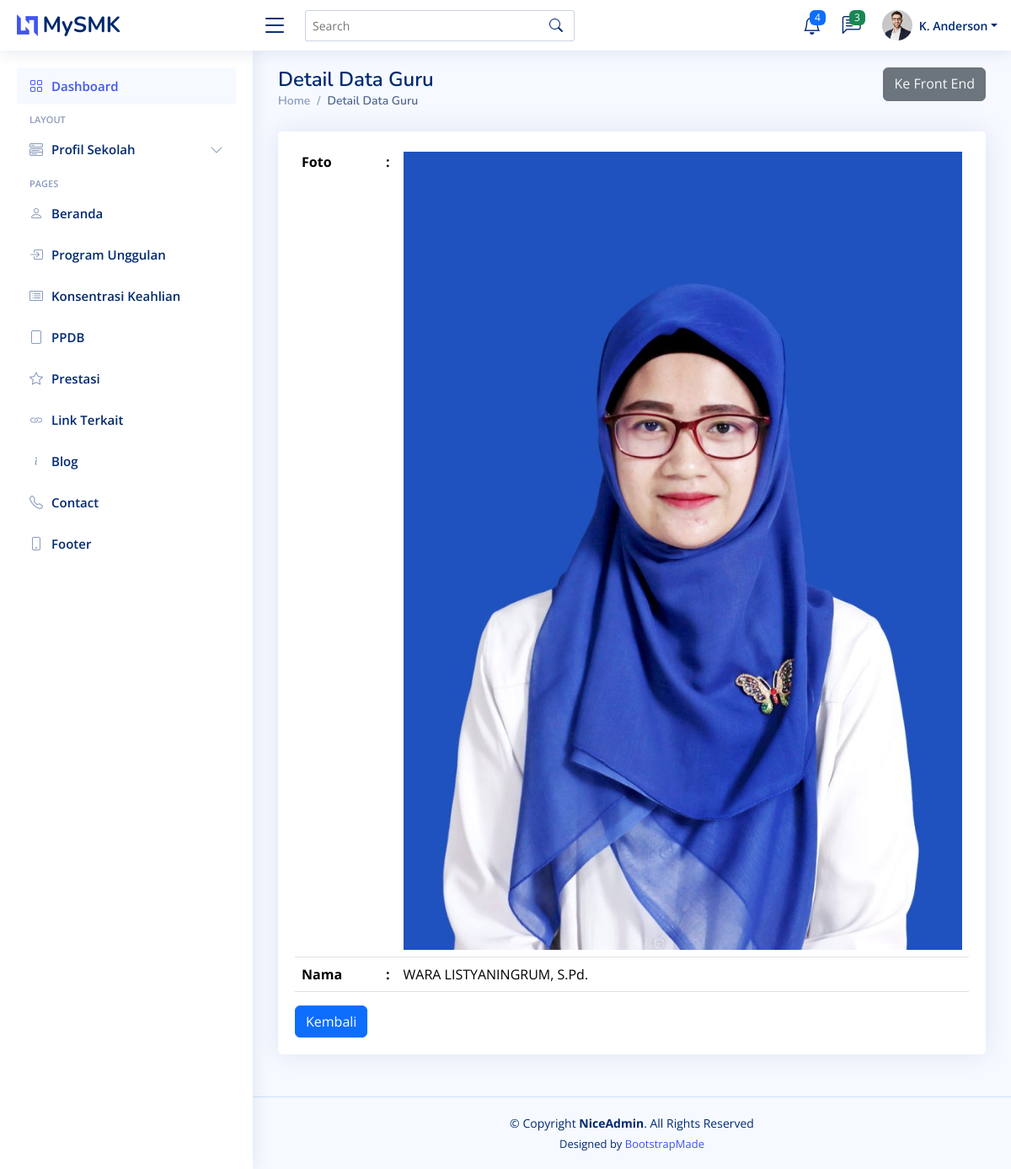
Page /backend/pages/guru/detail.php?id=1 on the committed database.
### tables this page shows
CREATE TABLE `tb_guru` (
  `id` int(11) NOT NULL,
  `foto` text NOT NULL,
  `nama` text NOT NULL
);

### backend/actions/guru/show.php (called while the page is built, shortened)
<?php
$id = $_GET['id'];
$query = "SELECT * FROM `tb_guru` WHERE id=$id";
$result = $connect->query($query);
$guru = $result->fetch_object();

### backend/pages/guru/detail.php (the view, shortened to what this page needs)
<?php include "../../components/head.php" ?>
<body>
  <?php include "../../components/header.php" ?>
  <?php include "../../components/sidebar.php" ?>
  <?php include "../../components/breadcrumb.php" ?>
  <div class="row">
    <div class="col-12">
      <div class="card">
        <div class="card-body mt-3">
          <table class="table">
            <tbody>
            <?php include "../../actions/guru/show.php" ?>
              <tr>
                <th style="width: 100px;">Foto</th>
                <th style="width: 10px;">:</th>
                <td><img src="../../../storages/images/guru/<?= $guru->foto ?>" alt="foto"
                style="width: 100%;" onerror="this.style.display='none'"></td>
              </tr>
              <tr>
                <th>Nama</th>
                <th>:</th>
                <td><?= $guru->nama ?></td>
              </tr>
            </tbody>
          </table>
          <a href="../guru" class="btn btn-primary">Kembali</a>
        </div>
      </div>
    </div>
  </div>
  <?php include "../../components/footer.php" ?>
</body>
<?php include "../../components/end.php" ?>

### backend/templates/assets/css/style.css (style rules this page uses)
:root { scroll-behavior: smooth; }
body { font-family: "Open Sans", sans-serif; background: #f6f9ff; color: #444444; }
a { color: #4154f1; text-decoration: none; }
.card { margin-bottom: 30px; border: none; border-radius: 5px; box-shadow: 0px 0 30px rgba(1, 41, 112, 0.1); }
.card-body { padding: 0 20px 20px 20px; }

### rows in the picture
tb_guru: foto (picture), nama "WARA LISTYANINGRUM, S.Pd."

### other values in the picture
$title "Detail Data Guru"
